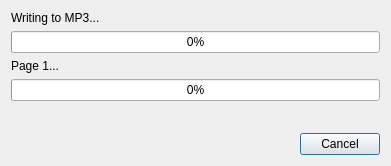
<?xml version="1.0" encoding="UTF-8"?>
<ui version="4.0">
 <class>SaveMP3ByPageDialog</class>
 <widget class="QDialog" name="SaveMP3ByPageDialog">
  <property name="windowModality">
   <enum>Qt::ApplicationModal</enum>
  </property>
  <property name="geometry">
   <rect>
    <x>0</x>
    <y>0</y>
    <width>391</width>
    <height>166</height>
   </rect>
  </property>
  <property name="windowTitle">
   <string>Saving By Page</string>
  </property>
  <property name="windowIcon">
   <iconset resource="resource.qrc">
    <normaloff>:/icons/icons/text_speak.png</normaloff>:/icons/icons/text_speak.png</iconset>
  </property>
  <property name="modal">
   <bool>true</bool>
  </property>
  <layout class="QVBoxLayout" name="verticalLayout">
   <item>
    <widget class="QLabel" name="statusLabel">
     <property name="text">
      <string>Writing to MP3...</string>
     </property>
    </widget>
   </item>
   <item>
    <widget class="QProgressBar" name="statusProgressBar">
     <property name="value">
      <number>0</number>
     </property>
    </widget>
   </item>
   <item>
    <widget class="QLabel" name="pageLabel">
     <property name="text">
      <string>Page 1...</string>
     </property>
    </widget>
   </item>
   <item>
    <widget class="QProgressBar" name="pageProgressBar">
     <property name="value">
      <number>0</number>
     </property>
    </widget>
   </item>
   <item>
    <spacer name="verticalSpacer">
     <property name="orientation">
      <enum>Qt::Vertical</enum>
     </property>
     <property name="sizeHint" stdset="0">
      <size>
       <width>20</width>
       <height>40</height>
      </size>
     </property>
    </spacer>
   </item>
   <item>
    <layout class="QHBoxLayout" name="horizontalLayout">
     <item>
      <spacer name="horizontalSpacer">
       <property name="orientation">
        <enum>Qt::Horizontal</enum>
       </property>
       <property name="sizeHint" stdset="0">
        <size>
         <width>40</width>
         <height>20</height>
        </size>
       </property>
      </spacer>
     </item>
     <item>
      <widget class="QPushButton" name="cancelButton">
       <property name="text">
        <string>Cancel</string>
       </property>
       <property name="icon">
        <iconset resource="resource.qrc">
         <normaloff>:/icons/icons/dialog_close.png</normaloff>:/icons/icons/dialog_close.png</iconset>
       </property>
       <property name="shortcut">
        <string>Ctrl+S</string>
       </property>
      </widget>
     </item>
    </layout>
   </item>
  </layout>
 </widget>
 <resources>
  <include location="resource.qrc"/>
 </resources>
 <connections/>
</ui>
